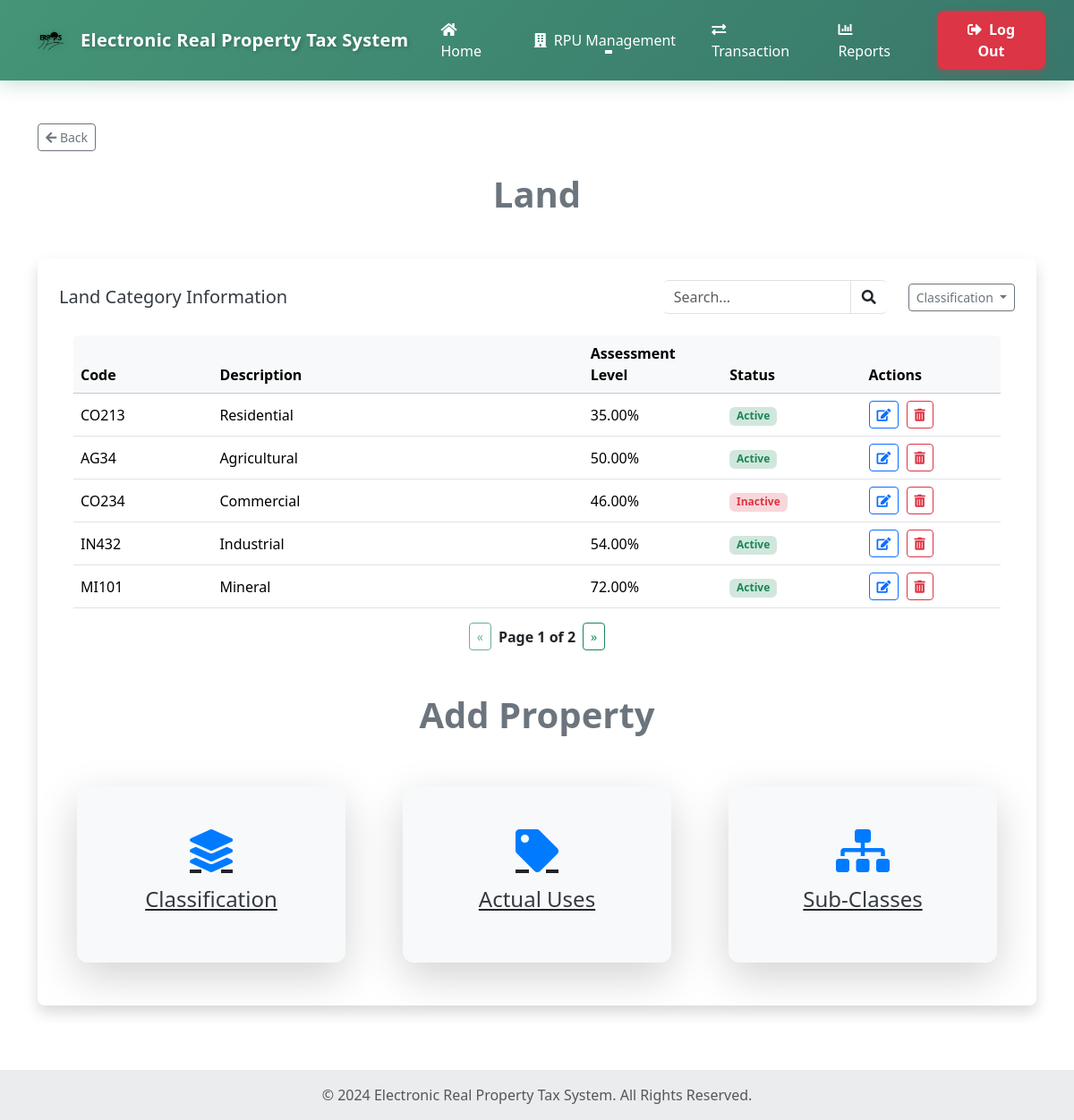
Screenshot of /Property.php with the database file from the repository.
### tables this page shows
CREATE TABLE `classification` (
  `c_id` int(11) NOT NULL,
  `c_code` varchar(10) NOT NULL,
  `c_description` varchar(255) NOT NULL,
  `c_uv` decimal(10,2) NOT NULL,
  `c_status` enum('Active','Inactive') NOT NULL
);

### Property.php (the view, shortened to what this page needs)
<?php
$conn = Database::getInstance();
?>
<!doctype html>
<html lang="en">
<head>
  <link rel="stylesheet" href="https://cdnjs.cloudflare.com/ajax/libs/font-awesome/5.15.4/css/all.min.css">
  <link href="https://cdn.jsdelivr.net/npm/bootstrap@5.3.2/dist/css/bootstrap.min.css" rel="stylesheet">
  <link rel="stylesheet" href="main_layout.css">
  <link rel="stylesheet" href="header.css">
  <link rel="stylesheet" href="Location.css">
</head>
<body>
  <?php include 'header.php'; ?>
  <main class="container my-5">
    <div class="mb-4 d-flex justify-content-start">
      <a href="Admin-Page-2.php" class="btn btn-outline-secondary btn-sm">
        <i class="fas fa-arrow-left"></i> Back
      </a>
    </div>
    <div class="text-center mb-5">
      <h2 class="text-secondary font-weight-bold" style="font-size: 2.5rem;">Land</h2>
    </div>
    <div class="card border-0 shadow p-4 rounded-3 mb-4">
      <div class="d-flex justify-content-between align-items-center mb-4">
        <h5 class="section-title mb-0">Land Category Information</h5>
        <div class="d-flex align-items-center">
          <div class="input-group me-4" style="width: 250px;">
            <input type="text" class="form-control border-start-0" id="tableSearch" placeholder="Search...">
            <span class="input-group-text bg-transparent border-end-0">
              <i class="fas fa-search"></i>
            </span>
          </div>
          <div class="dropdown ml-5">
            <button class="btn btn-sm btn-outline-secondary dropdown-toggle" type="button" id="categoryTypeDropdown"
              data-bs-toggle="dropdown" aria-expanded="false">
              Classification
            </button>
          </div>
        </div>
      </div>
    <div class="px-3">
  <div class="table-responsive rounded">
    <div id="classificationContainer">
      <table class="table table-hover align-middle mb-0" id="classificationTable">
        <thead class="table-light">
          <tr>
            <th style="width: 15%">Code</th>
            <th style="width: 40%">Description</th>
            <th style="width: 15%">Assessment Level</th>
            <th style="width: 15%">Status</th>
            <th style="width: 15%">Actions</th>
          </tr>
        </thead>
        <tbody>
          <?php
          $query = "SELECT * FROM classification";
          $result = mysqli_query($conn, $query);
          while ($row = mysqli_fetch_assoc($result)): ?>
            <tr>
              <td><?= htmlspecialchars($row['c_code']) ?></td>
              <td><?= htmlspecialchars($row['c_description']) ?></td>
              <td><?= htmlspecialchars($row['c_uv']) ?>%</td>
              <td>
                <?php if ($row['c_status'] === 'Active'): ?>
                  <span class="badge bg-success-subtle text-success">Active</span>
                <?php else: ?>
                  <span class="badge bg-danger-subtle text-danger">Inactive</span>
                <?php endif; ?>
              </td>
              <td>
                <button class="btn btn-sm btn-outline-primary me-1 edit-btn"
                        data-table="classification"
                        data-code="<?= htmlspecialchars($row['c_code']) ?>"
                        data-description="<?= htmlspecialchars($row['c_description']) ?>"
                        data-assessment="<?= htmlspecialchars($row['c_uv']) ?>"
                        data-status="<?= htmlspecialchars($row['c_status']) ?>"
                        data-bs-toggle="modal"
                        data-bs-target="#editClassificationModal" title="Edit">
                  <i class="fas fa-edit"></i>
                </button>
                <button class="btn btn-sm btn-outline-danger delete-btn"
                        data-id="<?= (int)$row['c_id'] ?>"
                        data-table="classification" title="Delete">
                  <i class="fas fa-trash-alt"></i>
                </button>
              </td>
            </tr>
          <?php endwhile; ?>
        </tbody>
      </table>
      <div id="classificationPagination" class="d-flex justify-content-center align-items-center mt-3"></div>
    </div>
  </div>
</div>
    <div class="py-4"></div>
    <div class="text-center mb-5">
      <h2 class="text-secondary font-weight-bold" style="font-size: 2.5rem;">Add Property</h2>
    </div>
    <div class="row justify-content-center">
      <div class="col-md-4 col-sm-6 mb-4 d-flex justify-content-center">
        <a href="#" class="card border-0 shadow-lg p-5 text-center location-card h-100" data-toggle="modal"
          data-target="#confirmationModal" data-name="Classification" data-form="classificationModal">
          <div class="d-flex flex-column align-items-center">
            <i class="fas fa-layer-group icon-style mb-3" style="font-size: 3rem;"></i>
            <h5 class="font-weight-bold" style="font-size: 1.5rem;">Classification</h5>
          </div>
        </a>
      </div>
      <div class="col-md-4 col-sm-6 mb-4 d-flex justify-content-center">
        <a href="#" class="card border-0 shadow-lg p-5 text-center location-card h-100" data-toggle="modal"
          data-target="#confirmationModal" data-name="Actual Uses" data-form="actUsesModal">
          <div class="d-flex flex-column align-items-center">
            <i class="fas fa-tag icon-style mb-3" style="font-size: 3rem;"></i>
            <h5 class="font-weight-bold" style="font-size: 1.5rem;">Actual Uses</h5>
          </div>
        </a>
      </div>
      <div class="col-md-4 col-sm-6 mb-4 d-flex justify-content-center">
        <a href="#" class="card border-0 shadow-lg p-5 text-center location-card h-100" data-toggle="modal"
          data-target="#confirmationModal" data-name="Sub-Classes" data-form="subClassesModal">
          <div class="d-flex flex-column align-items-center">
            <i class="fas fa-sitemap icon-style mb-3" style="font-size: 3rem;"></i>
            <h5 class="font-weight-bold" style="font-size: 1.5rem;">Sub-Classes</h5>
          </div>
        </a>
      </div>
    </div>
  </main>
  <footer class="bg-body-tertiary text-center text-lg-start">
    <div class="text-center p-3" style="background-color: rgba(0, 0, 0, 0.05);">
      <span class="text-muted">© 2024 Electronic Real Property Tax System. All Rights Reserved.</span>
    </div>
  </footer>
</body>
</html>

### main_layout.css (style rules this page uses)
html, body { height: 100%; margin: 0; }
body { display: flex; padding-top: 70px; flex-direction: column; }
main { flex: 1; }

### Location.css (style rules this page uses)
.location-card { transition: transform 0.3s ease, box-shadow 0.3s ease; border-radius: 12px; background-color: #f8f9fa; width: 100%; max-width: 300px; padding: 20px; margin: 0 10px; cursor: pointer; }
.icon-style { font-size: 3.5rem; color: #007bff; }
.text-center h2 { font-size: 2.5rem; color: #343a40; font-weight: 600; }
h5 { color: #343a40; }

### rows the page displays
classification: c_code "CO213", c_description "Residential", c_uv "35.00", c_status "Active"
classification: c_code "AG34", c_description "Agricultural", c_uv "50.00", c_status "Active"
classification: c_code "CO234", c_description "Commercial", c_uv "46.00", c_status "Inactive"
classification: c_code "IN432", c_description "Industrial", c_uv "54.00", c_status "Active"
classification: c_code "MI101", c_description "Mineral", c_uv "72.00", c_status "Active"
